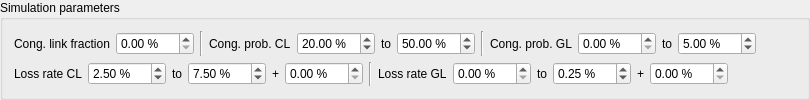
             <widget class="QGroupBox" name="boxSimParams">
              <property name="sizePolicy">
               <sizepolicy hsizetype="Preferred" vsizetype="Maximum">
                <horstretch>0</horstretch>
                <verstretch>0</verstretch>
               </sizepolicy>
              </property>
              <property name="title">
               <string>Simulation parameters</string>
              </property>
              <layout class="QVBoxLayout" name="verticalLayout_17">
               <item>
                <widget class="QWidget" name="widget_17" native="true">
                 <layout class="QHBoxLayout" name="horizontalLayout_22">
                  <property name="leftMargin">
                   <number>0</number>
                  </property>
                  <property name="topMargin">
                   <number>0</number>
                  </property>
                  <property name="rightMargin">
                   <number>0</number>
                  </property>
                  <property name="bottomMargin">
                   <number>0</number>
                  </property>
                  <item>
                   <widget class="QLabel" name="label_29">
                    <property name="text">
                     <string>Cong. link fraction</string>
                    </property>
                   </widget>
                  </item>
                  <item>
                   <widget class="QDoubleSpinBox" name="spinFakeCLFraction">
                    <property name="suffix">
                     <string> %</string>
                    </property>
                    <property name="maximum">
                     <double>100.000000000000000</double>
                    </property>
                    <property name="singleStep">
                     <double>5.000000000000000</double>
                    </property>
                    <property name="value">
                     <double>0.000000000000000</double>
                    </property>
                   </widget>
                  </item>
                  <item>
                   <widget class="Line" name="line_2">
                    <property name="orientation">
                     <enum>Qt::Vertical</enum>
                    </property>
                   </widget>
                  </item>
                  <item>
                   <widget class="QLabel" name="label_35">
                    <property name="text">
                     <string>Cong. prob. CL</string>
                    </property>
                   </widget>
                  </item>
                  <item>
                   <widget class="QDoubleSpinBox" name="spinFakeCLProbMin">
                    <property name="suffix">
                     <string> %</string>
                    </property>
                    <property name="maximum">
                     <double>100.000000000000000</double>
                    </property>
                    <property name="singleStep">
                     <double>5.000000000000000</double>
                    </property>
                    <property name="value">
                     <double>20.000000000000000</double>
                    </property>
                   </widget>
                  </item>
                  <item>
                   <widget class="QLabel" name="label_36">
                    <property name="text">
                     <string>to</string>
                    </property>
                   </widget>
                  </item>
                  <item>
                   <widget class="QDoubleSpinBox" name="spinFakeCLProbMax">
                    <property name="suffix">
                     <string> %</string>
                    </property>
                    <property name="maximum">
                     <double>100.000000000000000</double>
                    </property>
                    <property name="singleStep">
                     <double>5.000000000000000</double>
                    </property>
                    <property name="value">
                     <double>50.000000000000000</double>
                    </property>
                   </widget>
                  </item>
                  <item>
                   <widget class="Line" name="line_3">
                    <property name="orientation">
                     <enum>Qt::Vertical</enum>
                    </property>
                   </widget>
                  </item>
                  <item>
                   <widget class="QLabel" name="label_30">
                    <property name="text">
                     <string>Cong. prob. GL</string>
                    </property>
                   </widget>
                  </item>
                  <item>
                   <widget class="QDoubleSpinBox" name="spinFakeGLProbMin">
                    <property name="suffix">
                     <string> %</string>
                    </property>
                    <property name="maximum">
                     <double>100.000000000000000</double>
                    </property>
                    <property name="singleStep">
                     <double>5.000000000000000</double>
                    </property>
                    <property name="value">
                     <double>0.000000000000000</double>
                    </property>
                   </widget>
                  </item>
                  <item>
                   <widget class="QLabel" name="label_37">
                    <property name="text">
                     <string>to</string>
                    </property>
                   </widget>
                  </item>
                  <item>
                   <widget class="QDoubleSpinBox" name="spinFakeGLProbMax">
                    <property name="suffix">
                     <string> %</string>
                    </property>
                    <property name="maximum">
                     <double>100.000000000000000</double>
                    </property>
                    <property name="singleStep">
                     <double>5.000000000000000</double>
                    </property>
                    <property name="value">
                     <double>5.000000000000000</double>
                    </property>
                   </widget>
                  </item>
                  <item>
                   <spacer name="horizontalSpacer_19">
                    <property name="orientation">
                     <enum>Qt::Horizontal</enum>
                    </property>
                    <property name="sizeHint" stdset="0">
                     <size>
                      <width>40</width>
                      <height>20</height>
                     </size>
                    </property>
                   </spacer>
                  </item>
                 </layout>
                </widget>
               </item>
               <item>
                <widget class="QWidget" name="widget_18" native="true">
                 <layout class="QHBoxLayout" name="horizontalLayout_21">
                  <property name="leftMargin">
                   <number>0</number>
                  </property>
                  <property name="topMargin">
                   <number>0</number>
                  </property>
                  <property name="rightMargin">
                   <number>0</number>
                  </property>
                  <property name="bottomMargin">
                   <number>0</number>
                  </property>
                  <item>
                   <widget class="QLabel" name="label_31">
                    <property name="text">
                     <string>Loss rate CL</string>
                    </property>
                   </widget>
                  </item>
                  <item>
                   <widget class="QDoubleSpinBox" name="spinFakeCLLossMin">
                    <property name="suffix">
                     <string> %</string>
                    </property>
                    <property name="maximum">
                     <double>100.000000000000000</double>
                    </property>
                    <property name="singleStep">
                     <double>0.500000000000000</double>
                    </property>
                    <property name="value">
                     <double>2.500000000000000</double>
                    </property>
                   </widget>
                  </item>
                  <item>
                   <widget class="QLabel" name="label_38">
                    <property name="text">
                     <string>to</string>
                    </property>
                   </widget>
                  </item>
                  <item>
                   <widget class="QDoubleSpinBox" name="spinFakeCLLossMax">
                    <property name="suffix">
                     <string> %</string>
                    </property>
                    <property name="maximum">
                     <double>100.000000000000000</double>
                    </property>
                    <property name="singleStep">
                     <double>0.500000000000000</double>
                    </property>
                    <property name="value">
                     <double>7.500000000000000</double>
                    </property>
                   </widget>
                  </item>
                  <item>
                   <widget class="QLabel" name="label_39">
                    <property name="text">
                     <string>+</string>
                    </property>
                   </widget>
                  </item>
                  <item>
                   <widget class="QDoubleSpinBox" name="spinFakeCLLossNoise">
                    <property name="suffix">
                     <string> %</string>
                    </property>
                    <property name="maximum">
                     <double>100.000000000000000</double>
                    </property>
                    <property name="singleStep">
                     <double>0.500000000000000</double>
                    </property>
                    <property name="value">
                     <double>0.000000000000000</double>
                    </property>
                   </widget>
                  </item>
                  <item>
                   <widget class="Line" name="line_4">
                    <property name="orientation">
                     <enum>Qt::Vertical</enum>
                    </property>
                   </widget>
                  </item>
                  <item>
                   <widget class="QLabel" name="label_33">
                    <property name="text">
                     <string>Loss rate GL</string>
                    </property>
                   </widget>
                  </item>
                  <item>
                   <widget class="QDoubleSpinBox" name="spinFakeGLLossMin">
                    <property name="suffix">
                     <string> %</string>
                    </property>
                    <property name="maximum">
                     <double>100.000000000000000</double>
                    </property>
                    <property name="singleStep">
                     <double>0.500000000000000</double>
                    </property>
                    <property name="value">
                     <double>0.000000000000000</double>
                    </property>
                   </widget>
                  </item>
                  <item>
                   <widget class="QLabel" name="label_41">
                    <property name="text">
                     <string>to</string>
                    </property>
                   </widget>
                  </item>
                  <item>
                   <widget class="QDoubleSpinBox" name="spinFakeGLLossMax">
                    <property name="suffix">
                     <string> %</string>
                    </property>
                    <property name="maximum">
                     <double>100.000000000000000</double>
                    </property>
                    <property name="singleStep">
                     <double>0.500000000000000</double>
                    </property>
                    <property name="value">
                     <double>0.250000000000000</double>
                    </property>
                   </widget>
                  </item>
                  <item>
                   <widget class="QLabel" name="label_40">
                    <property name="text">
                     <string>+</string>
                    </property>
                   </widget>
                  </item>
                  <item>
                   <widget class="QDoubleSpinBox" name="spinFakeGLLossNoise">
                    <property name="suffix">
                     <string> %</string>
                    </property>
                    <property name="maximum">
                     <double>100.000000000000000</double>
                    </property>
                    <property name="singleStep">
                     <double>0.500000000000000</double>
                    </property>
                    <property name="value">
                     <double>0.000000000000000</double>
                    </property>
                   </widget>
                  </item>
                  <item>
                   <spacer name="horizontalSpacer_20">
                    <property name="orientation">
                     <enum>Qt::Horizontal</enum>
                    </property>
                    <property name="sizeHint" stdset="0">
                     <size>
                      <width>40</width>
                      <height>20</height>
                     </size>
                    </property>
                   </spacer>
                  </item>
                 </layout>
                </widget>
               </item>
              </layout>
             </widget>
